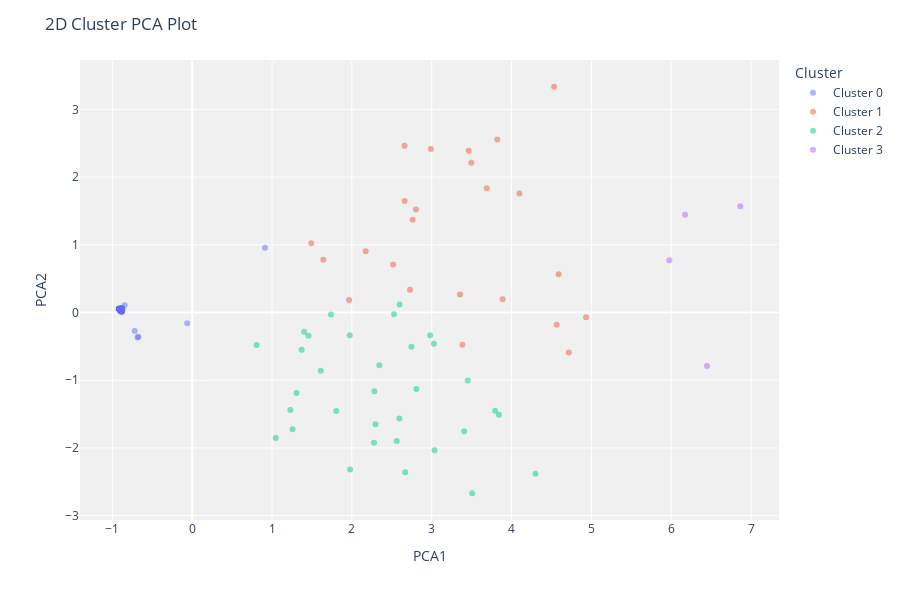

Notebook cell for this chart:
### Code cell
evaluate_model(kmeans)

### Figure 1 — Plotly figure (JSON) as saved in the notebook; plotly's stock layout.template omitted (floating-point values rounded to 4 significant figures; data arrays with more than 128 entries replaced by an {"elided": "..."} marker saying what was removed)
{"data": [{"customdata": {"elided": "206x1 null values"}, "hovertemplate": "Cluster=Cluster 0<br>PCA1=%{x}<br>PCA2=%{y}<br>Feature=%{customdata[0]}<extra></extra>", "legendgroup": "Cluster 0", "marker": {"color": "#636efa", "opacity": 0.5, "symbol": "circle"}, "mode": "markers", "name": "Cluster 0", "orientation": "v", "showlegend": true, "textposition": "top center", "type": "scatter", "x": {"elided": "206 float values"}, "xaxis": "x", "y": {"elided": "206 float values"}, "yaxis": "y"}, {"customdata": [[null], [null], [null], [null], [null], [null], [null], [null], [null], [null], [null], [null], [null], [null], [null], [null], [null], [null], [null], [null], [null], [null], [null], [null]], "hovertemplate": "Cluster=Cluster 1<br>PCA1=%{x}<br>PCA2=%{y}<br>Feature=%{customdata[0]}<extra></extra>", "legendgroup": "Cluster 1", "marker": {"color": "#EF553B", "opacity": 0.5, "symbol": "circle"}, "mode": "markers", "name": "Cluster 1", "orientation": "v", "showlegend": true, "textposition": "top center", "type": "scatter", "x": [3.822, 2.761, 4.564, 2.661, 2.173, 3.496, 4.718, 4.534, 1.491, 3.464, 4.933, 2.728, 2.99, 3.385, 3.689, 3.354, 3.888, 2.517, 2.803, 4.099, 1.965, 4.59, 2.66, 1.643], "xaxis": "x", "y": [2.554, 1.37, -0.1824, 1.648, 0.9042, 2.212, -0.5887, 3.334, 1.022, 2.389, -0.06929, 0.3355, 2.416, -0.4769, 1.836, 0.2674, 0.1948, 0.7093, 1.521, 1.758, 0.1859, 0.5648, 2.462, 0.7803], "yaxis": "y"}, {"customdata": [[null], [null], [null], [null], [null], [null], [null], [null], [null], [null], [null], [null], [null], [null], [null], [null], [null], [null], [null], [null], [null], [null], [null], [null], [null], [null], [null], [null], [null], [null], [null], [null], [null]], "hovertemplate": "Cluster=Cluster 2<br>PCA1=%{x}<br>PCA2=%{y}<br>Feature=%{customdata[0]}<extra></extra>", "legendgroup": "Cluster 2", "marker": {"color": "#00cc96", "opacity": 0.5, "symbol": "circle"}, "mode": "markers", "name": "Cluster 2", "orientation": "v", "showlegend": true, "textposition": "top center", "type": "scatter", "x": [2.344, 1.974, 1.611, 3.407, 1.402, 2.98, 2.528, 2.562, 2.669, 1.457, 1.306, 3.794, 2.746, 1.804, 1.372, 2.283, 0.8072, 3.506, 3.842, 2.277, 3.451, 2.598, 1.739, 1.258, 2.595, 1.23, 3.036, 4.299, 1.046, 1.979, 2.809, 2.296, 3.028], "xaxis": "x", "y": [-0.7772, -0.3371, -0.8611, -1.754, -0.2846, -0.3367, -0.02543, -1.897, -2.358, -0.3431, -1.189, -1.451, -0.5043, -1.456, -0.5485, -1.162, -0.4798, -2.669, -1.511, -1.923, -1.004, 0.1191, -0.02988, -1.723, -1.566, -1.439, -2.033, -2.381, -1.854, -2.317, -1.13, -1.651, -0.4596], "yaxis": "y"}, {"customdata": [[null], [null], [null], [null]], "hovertemplate": "Cluster=Cluster 3<br>PCA1=%{x}<br>PCA2=%{y}<br>Feature=%{customdata[0]}<extra></extra>", "legendgroup": "Cluster 3", "marker": {"color": "#ab63fa", "opacity": 0.5, "symbol": "circle"}, "mode": "markers", "name": "Cluster 3", "orientation": "v", "showlegend": true, "textposition": "top center", "type": "scatter", "x": [6.865, 6.173, 5.976, 6.448], "xaxis": "x", "y": [1.57, 1.443, 0.7719, -0.7907], "yaxis": "y"}], "layout": {"height": 600, "legend": {"title": {"text": "Cluster"}, "tracegroupgap": 0}, "margin": {"t": 60}, "plot_bgcolor": "rgb(240,240,240)", "title": {"text": "2D Cluster PCA Plot"}, "xaxis": {"anchor": "y", "domain": [0, 1], "title": {"text": "PCA1"}}, "yaxis": {"anchor": "x", "domain": [0, 1], "title": {"text": "PCA2"}}}}
